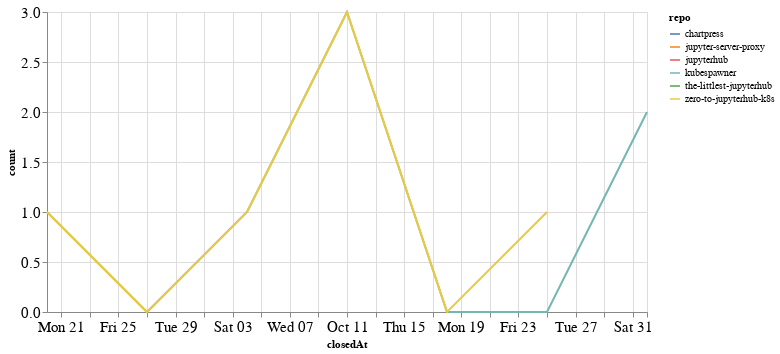

Notebook code cell kept with this figure:
### Code cell
closed_by_time = closed_by.groupby('repo').resample('W', on='closedAt').count()['author'].reset_index()
closed_by_time = closed_by_time.rename(columns={'author': 'count'})

alt.Chart(closed_by_time, width=600).mark_line().encode(
    x='closedAt',
    y='count',
    color='repo',
    tooltip="repo"
)

### Figure 1 — Vega-Lite specification as saved in the notebook (floating-point values rounded to 4 significant figures)
{"config": {"axisLeft": {"labelFontSize": 15}, "axisBottom": {"labelFontSize": 15}}, "data": {"name": "data-c775c8cfae021082df46e0ec761fc472"}, "mark": "line", "encoding": {"color": {"type": "nominal", "field": "repo"}, "tooltip": {"type": "nominal", "field": "repo"}, "x": {"type": "temporal", "field": "closedAt"}, "y": {"type": "quantitative", "field": "count"}}, "width": 600, "$schema": "https://vega.github.io/schema/vega-lite/v4.8.1.json", "datasets": {"data-c775c8cfae021082df46e0ec761fc472": [{"repo": "chartpress", "closedAt": "2020-11-01T00:00:00", "count": 1}, {"repo": "jupyter-server-proxy", "closedAt": "2020-09-20T00:00:00", "count": 2}, {"repo": "jupyterhub", "closedAt": "2020-09-20T00:00:00", "count": 1}, {"repo": "kubespawner", "closedAt": "2020-09-20T00:00:00", "count": 1}, {"repo": "kubespawner", "closedAt": "2020-09-27T00:00:00", "count": 0}, {"repo": "kubespawner", "closedAt": "2020-10-04T00:00:00", "count": 1}, {"repo": "kubespawner", "closedAt": "2020-10-11T00:00:00", "count": 3}, {"repo": "kubespawner", "closedAt": "2020-10-18T00:00:00", "count": 0}, {"repo": "kubespawner", "closedAt": "2020-10-25T00:00:00", "count": 0}, {"repo": "kubespawner", "closedAt": "2020-11-01T00:00:00", "count": 2}, {"repo": "the-littlest-jupyterhub", "closedAt": "2020-09-20T00:00:00", "count": 1}, {"repo": "zero-to-jupyterhub-k8s", "closedAt": "2020-09-20T00:00:00", "count": 1}, {"repo": "zero-to-jupyterhub-k8s", "closedAt": "2020-09-27T00:00:00", "count": 0}, {"repo": "zero-to-jupyterhub-k8s", "closedAt": "2020-10-04T00:00:00", "count": 1}, {"repo": "zero-to-jupyterhub-k8s", "closedAt": "2020-10-11T00:00:00", "count": 3}, {"repo": "zero-to-jupyterhub-k8s", "closedAt": "2020-10-18T00:00:00", "count": 0}, {"repo": "zero-to-jupyterhub-k8s", "closedAt": "2020-10-25T00:00:00", "count": 1}]}}
